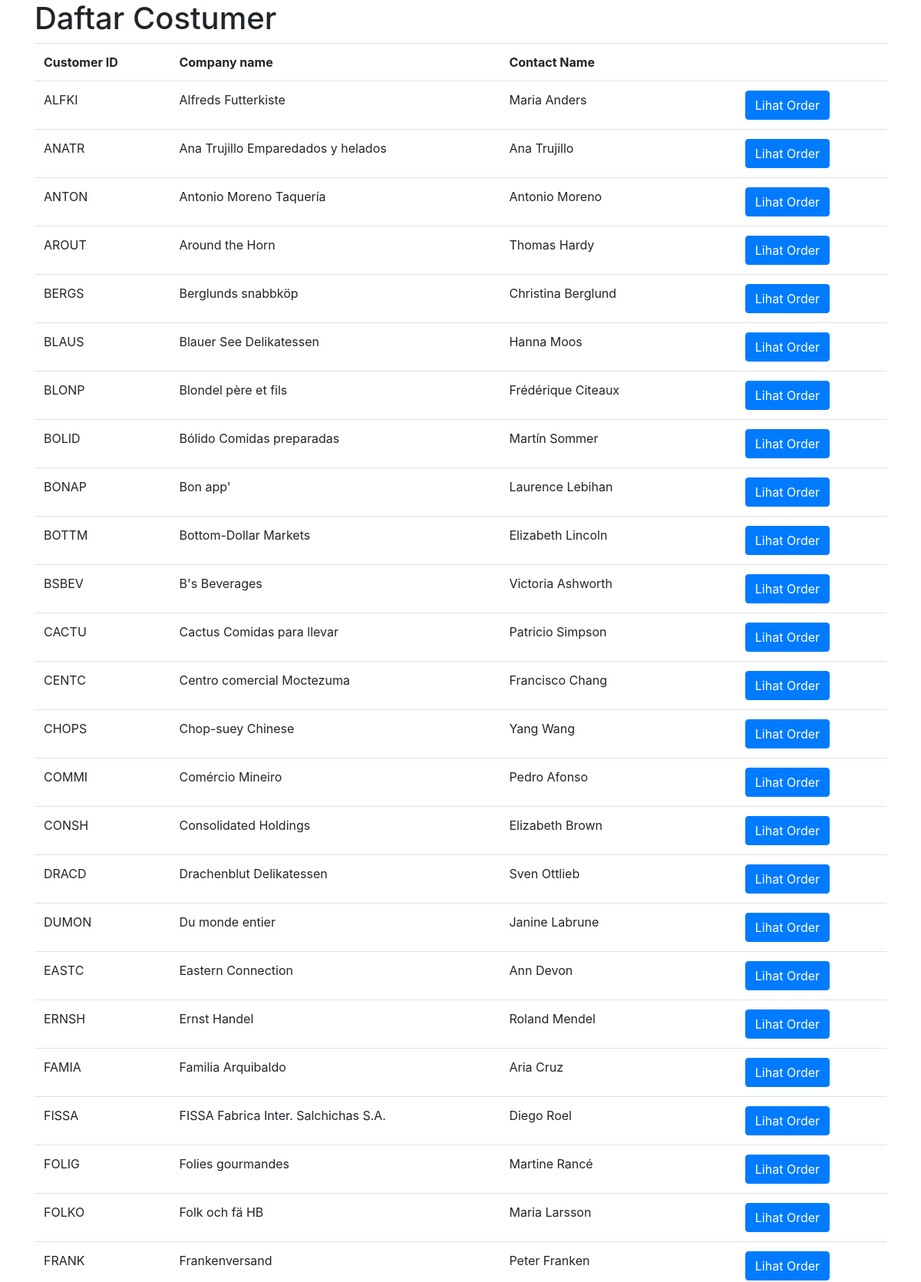
The page /nwind/costumer.php (upper part) on the database its author committed.
### tables this page shows
CREATE TABLE `customers` (
  `CustomerID` varchar(5) NOT NULL default '',
  `CompanyName` varchar(40) default NULL,
  `ContactName` varchar(30) default NULL,
  `ContactTitle` varchar(30) default NULL,
  `Address` varchar(60) default NULL,
  `City` varchar(15) default NULL,
  `Region` varchar(15) default NULL,
  `PostalCode` varchar(10) default NULL,
  `Country` varchar(15) default NULL,
  `Phone` varchar(24) default NULL,
  `Fax` varchar(24) default NULL,
  PRIMARY KEY  (`CustomerID`)
);

### nwind/costumer.php (the view, shortened to what this page needs)
<!DOCTYPE html>
<html lang="en">
<head>
    <link rel="stylesheet" href="https://stackpath.bootstrapcdn.com/bootstrap/4.3.1/css/bootstrap.min.css">
</head>
<body>
    <div class="container">
    <h1>Daftar Costumer</h1>
    <table class="table">
        <tr>
            <th scope="col">Customer ID</th>
            <th scope="col">Company name</th>
            <th scope="col">Contact Name</th>
            <th scope="col"> </th>
        </tr>
        <?php
             $host="localhost";
             $user="root";
             $password="";
             $database="ok";
             $link= mysqli_connect ($host, $user, $password, $database);
             $sql="select * from customers";
             $query= mysqli_query($link,$sql);
             while( $row=mysqli_fetch_object($query))
             {
                 echo "<tr>";
                     echo "<td>$row->CustomerID </td>";
                     echo "<td>$row->CompanyName </td>";
                     echo "<td>$row->ContactName </td>";
                     ?>
                        <td><a href="orders.php?cid=<?php echo ($row->CustomerID) ?>" ><button class="btn btn-primary">Lihat Order</button></a></td>
                     <?php
                 echo "</tr>";
             }
        ?>
    </table>
    </div>
</body>
</html>

### rows shown on the page
customers: CustomerID "ALFKI", CompanyName "Alfreds Futterkiste", ContactName "Maria Anders"
customers: CustomerID "ANATR", CompanyName "Ana Trujillo Emparedados y helados", ContactName "Ana Trujillo"
customers: CustomerID "ANTON", CompanyName "Antonio Moreno Taquería", ContactName "Antonio Moreno"
customers: CustomerID "AROUT", CompanyName "Around the Horn", ContactName "Thomas Hardy"
customers: CustomerID "BERGS", CompanyName "Berglunds snabbköp", ContactName "Christina Berglund"
customers: CustomerID "BLAUS", CompanyName "Blauer See Delikatessen", ContactName "Hanna Moos"
customers: CustomerID "BLONP", CompanyName "Blondel père et fils", ContactName "Frédérique Citeaux"
customers: CustomerID "BOLID", CompanyName "Bólido Comidas preparadas", ContactName "Martín Sommer"
customers: CustomerID "BONAP", CompanyName "Bon app'", ContactName "Laurence Lebihan"
customers: CustomerID "BOTTM", CompanyName "Bottom-Dollar Markets", ContactName "Elizabeth Lincoln"
customers: CustomerID "BSBEV", CompanyName "B's Beverages", ContactName "Victoria Ashworth"
customers: CustomerID "CACTU", CompanyName "Cactus Comidas para llevar", ContactName "Patricio Simpson"
customers: CustomerID "CENTC", CompanyName "Centro comercial Moctezuma", ContactName "Francisco Chang"
customers: CustomerID "CHOPS", CompanyName "Chop-suey Chinese", ContactName "Yang Wang"
customers: CustomerID "COMMI", CompanyName "Comércio Mineiro", ContactName "Pedro Afonso"
customers: CustomerID "CONSH", CompanyName "Consolidated Holdings", ContactName "Elizabeth Brown"
customers: CustomerID "DRACD", CompanyName "Drachenblut Delikatessen", ContactName "Sven Ottlieb"
customers: CustomerID "DUMON", CompanyName "Du monde entier", ContactName "Janine Labrune"
customers: CustomerID "EASTC", CompanyName "Eastern Connection", ContactName "Ann Devon"
customers: CustomerID "ERNSH", CompanyName "Ernst Handel", ContactName "Roland Mendel"
customers: CustomerID "FAMIA", CompanyName "Familia Arquibaldo", ContactName "Aria Cruz"
customers: CustomerID "FISSA", CompanyName "FISSA Fabrica Inter. Salchichas S.A.", ContactName "Diego Roel"
customers: CustomerID "FOLIG", CompanyName "Folies gourmandes", ContactName "Martine Rancé"
customers: CustomerID "FOLKO", CompanyName "Folk och fä HB", ContactName "Maria Larsson"
customers: CustomerID "FRANK", CompanyName "Frankenversand", ContactName "Peter Franken"
